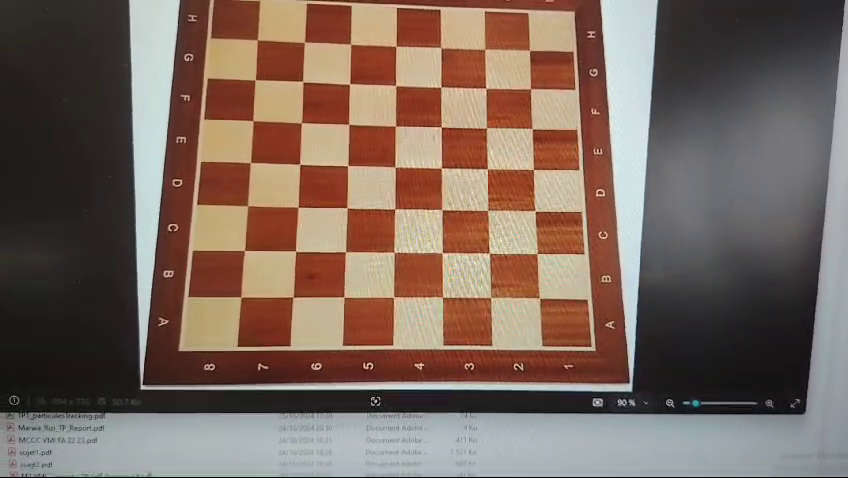
#> input picture frame 54 of vid.mp4, 848 x 478 px
$ python TP_Calibration_pose_estimation.py
#> lines starting #> are read from the running program, lines starting #| are printed output that depends on the picture; after the words box and inside, x2 and y2 are one past the last pixel; in counts of white or black regions, pixels touching at a corner belong together
import numpy as np
import cv2 as cv


def select_input(input, board_size, selct_all=False, pause=10):
#> called with input = 'vid.mp4', board_size = (7, 7), selct_all = False, pause = 10
    video_input = cv.VideoCapture(input)
    assert video_input.isOpened(), 'Cannot read the given input, ' + input

    selections = []
    while True:

        validating, img = video_input.read()
#> img is the input picture: shape (478, 848, 3); mean B, G, R 93.5, 103.9, 122.9
        if not validating:
            break

        if selct_all:
            selections.append(img)
        else:

            display = img.copy()
            cv.putText(display, f'Selected_frames: {len(selections)}', (10, 25), cv.FONT_HERSHEY_DUPLEX, 0.6, (0, 255, 0))
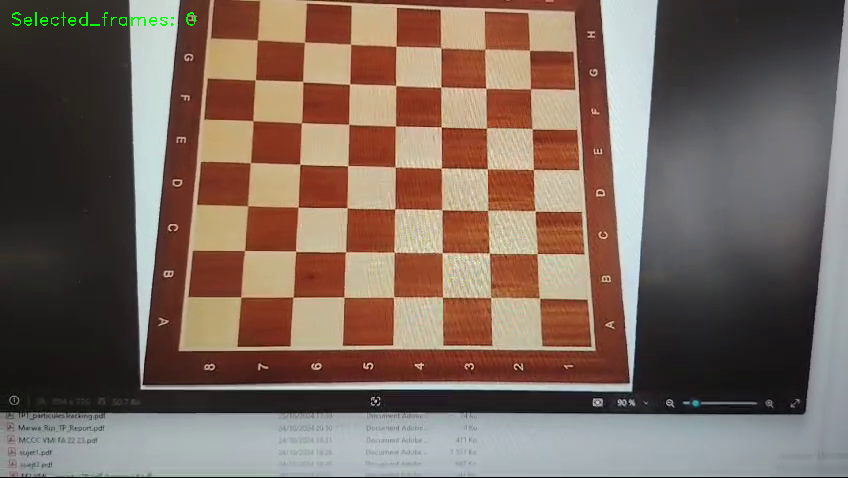
#> display: shape (478, 848, 3); 0.15% of pixels changed, all inside (x1, y1, x2, y2) = (12, 12, 196, 26)
            cv.imshow('Camera Calibration', display)

            # Process the key event
            key = cv.waitKey(pause)
#> (key Esc is pressed here)
            if key == 27:
                break
            elif key == ord(' '):
                res, pts = cv.findChessboardCorners(img, board_size)
                cv.drawChessboardCorners(display, board_size, pts, res)
                cv.imshow('Camera Calibration', display)
                print(f'Selected_frames: {len(selections)}')
                key = cv.waitKey()
                if key == 27:
                    break
                elif key == ord('s'):
                    selections.append(img)

    cv.destroyAllWindows()
    return selections


def calib_camera(images, board_pattern, board_cellsize, K=None, dist_coeff=None, calib_flags=None):

    img_points = []
    for img in images:
        gray = cv.cvtColor(img, cv. COLOR_BGR2GRAY)
        complete, pts = cv.findChessboardCorners(gray, board_pattern)
        if complete:
            img_points.append(pts)

    assert len(img_points) > 0, 'There is no set of complete chessboard points!'

    obj_pts = [[c, r, 0] for r in range(board_pattern[1]) for c in range(board_pattern[0])]
    obj_points = [np.array(obj_pts, dtype=np.float32) * board_cellsize] * len(img_points)  # it has to be np.float32
    print(np.array(obj_pts).shape)

    return cv.calibrateCamera(obj_points, img_points, gray.shape[::-1], K, dist_coeff, flags=calib_flags) # Calibration


input_file = 'vid.mp4'
pattern = (7, 7)
celsize = 0.01

selected = select_input(input_file, pattern)
print(pattern, celsize)
#> (the run stopped early here; a loop or call above may not have finished)

$ run again, starting later in the video
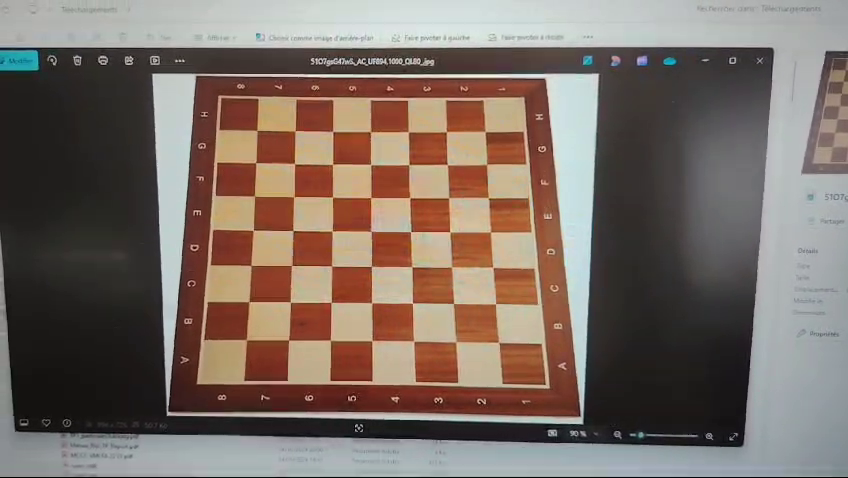
#> input picture frame 247 of vid.mp4, 848 x 478 px
#> in select_input, img is the input picture: shape (478, 848, 3); mean B, G, R 101, 109.1, 122.8
#> in select_input, `cv.putText(display, f'Selected_frames: {len(selections)}', (10, 25), c..`:
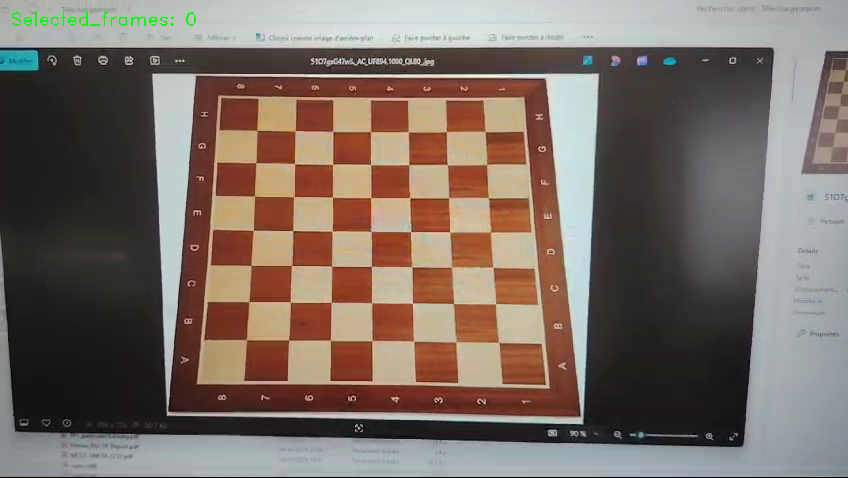
#> display: shape (478, 848, 3); 0.15% of pixels changed, all inside (x1, y1, x2, y2) = (12, 12, 196, 26)

$ run again, starting later in the video
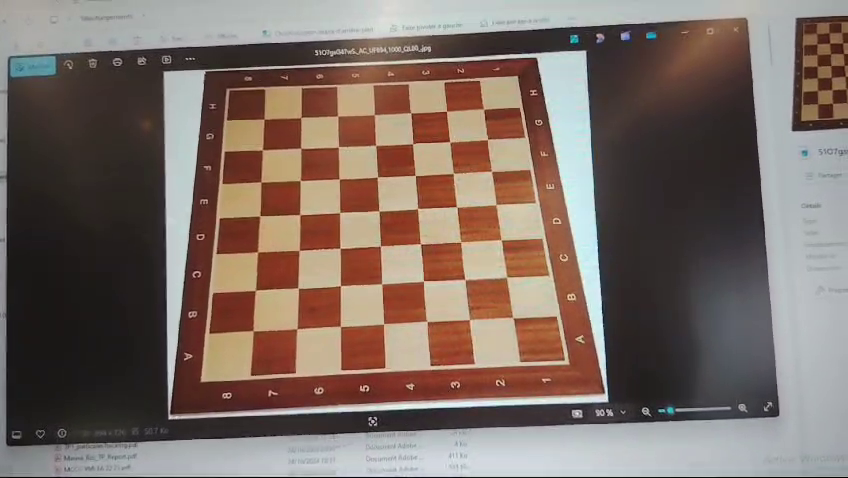
#> input picture frame 439 of vid.mp4, 848 x 478 px
#> in select_input, img is the input picture: shape (478, 848, 3); mean B, G, R 100.6, 108.2, 123.6
#> in select_input, `cv.putText(display, f'Selected_frames: {len(selections)}', (10, 25), c..`:
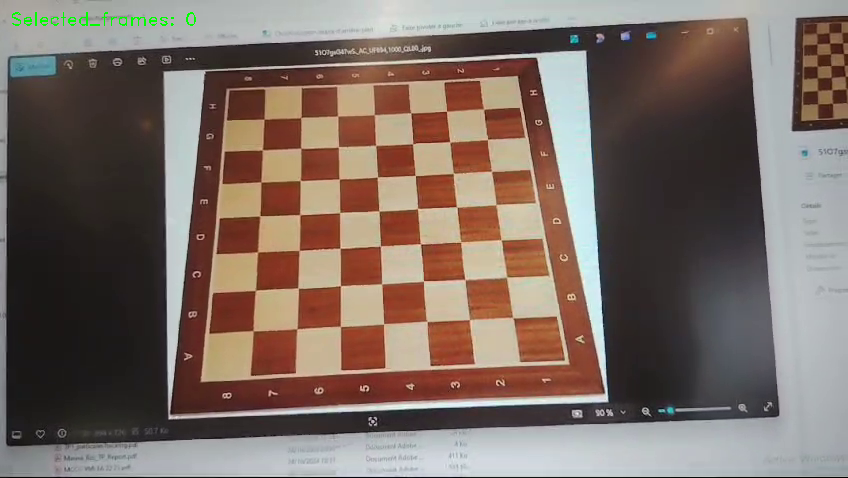
#> display: shape (478, 848, 3); 0.15% of pixels changed, all inside (x1, y1, x2, y2) = (12, 12, 196, 26)
